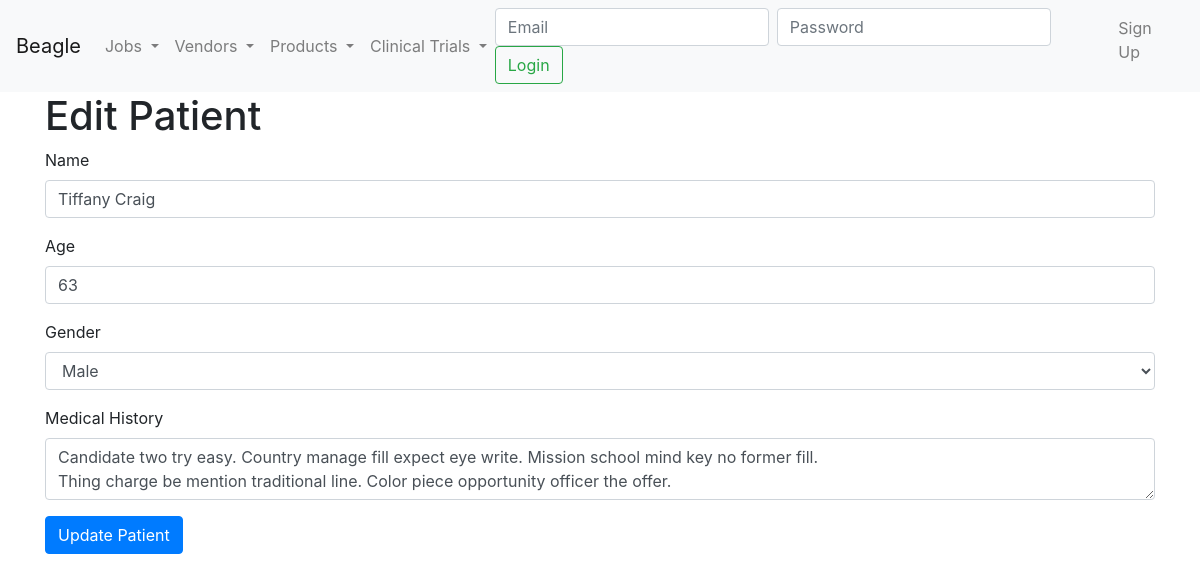
Screenshot of /edit_patient/2 with the database file from the repository.
### model.py (models this page shows)
class Patient(Base):
    __tablename__ = 'patients'
    PatientID = Column(Integer, primary_key=True)
    Name = Column(String, nullable=False)
    Age = Column(Integer)
    Gender = Column(Enum('Male', 'Female', 'Other', name='gender_enum'))
    MedicalHistory = Column(String)
    enrollments = relationship('TrialEnrollment', back_populates='patient')

### clinical_trial.py (the view)
@app.route('/edit_patient/<int:patient_id>', methods=['GET', 'POST'])
def edit_patient_gui(patient_id):
    session = Session
    try:
        patient = session.query(Patient).filter_by(PatientID=patient_id).first()
        if not patient:
            abort(404, description="Patient not found")
        if request.method == 'POST':
            patient.Name = request.form['Name']
            patient.Age = request.form['Age'] if request.form['Age'] else None
            patient.Gender = request.form['Gender']
            patient.MedicalHistory = request.form['MedicalHistory']
            if not patient.Name or not patient.Gender:
                flash('Name and Gender are required', 'danger')
                return redirect(url_for('edit_patient_gui', patient_id=patient_id))
            session.commit()
            flash('Patient updated successfully!', 'success')
            return redirect(url_for('patient_detail_gui', patient_id=patient.PatientID))
        else:
            return render_template('clinical_trial/edit_patient.html', patient=patient)
    except SQLAlchemyError as e:
        session.rollback()
        flash(f'Error: {str(e)}', 'danger')
        return redirect(url_for('list_patients_gui'))

### app.py (called while the page is built)
@app.context_processor
def inject_get_job_status():
    return dict(get_job_status=get_job_status)

### templates/clinical_trial/edit_patient.html (shortened to what this page needs)
{% extends 'base.html' %}
{% block content %}
<h1>Edit Patient</h1>
<form method="post">
    <div class="form-group">
        <label for="Name">Name</label>
        <input type="text" class="form-control" id="Name" name="Name" value="{{ patient.Name }}" required>
    </div>
    <div class="form-group">
        <label for="Age">Age</label>
        <input type="number" class="form-control" id="Age" name="Age" value="{{ patient.Age }}">
    </div>
    <div class="form-group">
        <label for="Gender">Gender</label>
        <select class="form-control" id="Gender" name="Gender" required>
            <option value="Male" {% if patient.Gender == 'Male' %}selected{% endif %}>Male</option>
        </select>
    </div>
    <div class="form-group">
        <label for="MedicalHistory">Medical History</label>
        <textarea class="form-control" id="MedicalHistory" name="MedicalHistory">{{ patient.MedicalHistory }}</textarea>
    </div>
    <button type="submit" class="btn btn-primary">Update Patient</button>
</form>
{% endblock %}

### rows the page displays
Patient: Name "Tiffany Craig", Age "63", Gender "Male", MedicalHistory "Candidate two try easy. Country manage fill expect eye write. Mission school mind key no former fill. Thing charge be mention traditional line. Color piece opportunity officer the offer."
